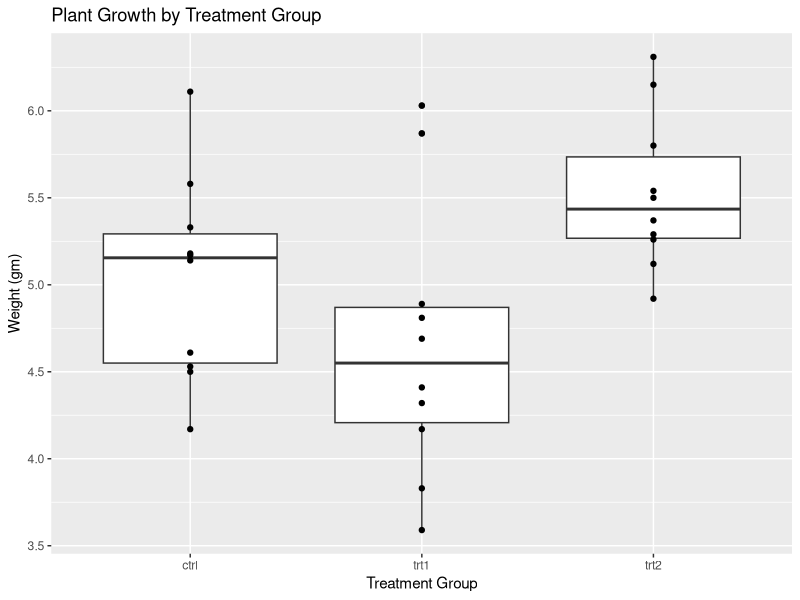
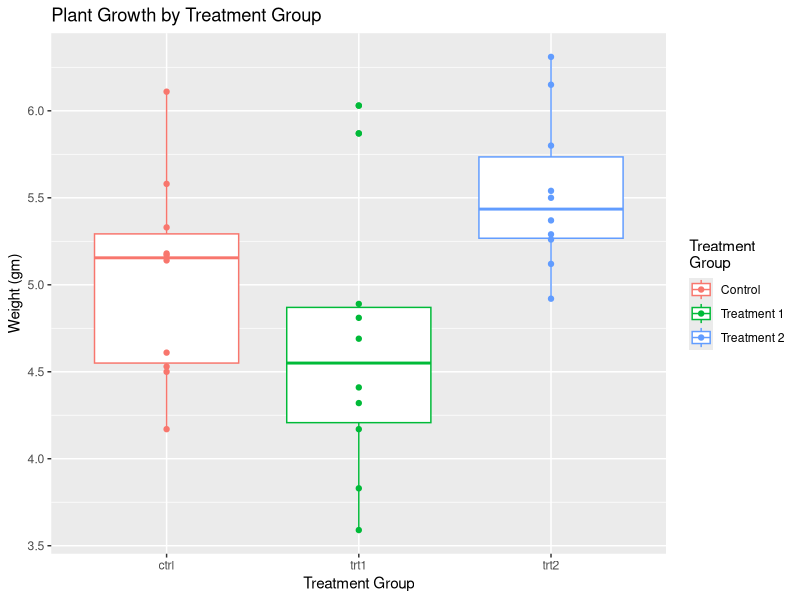
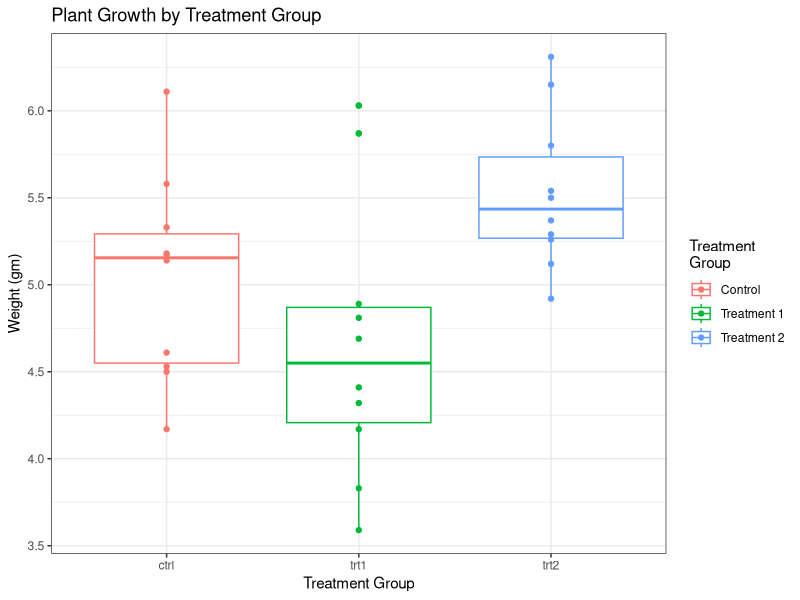
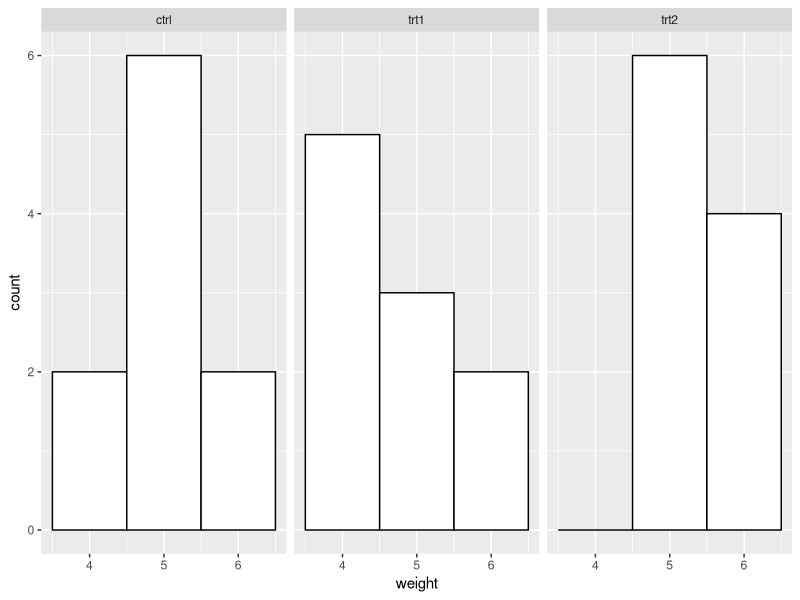

These figures' R source, in order:
## ---- chunk 1
knitr::opts_chunk$set(echo = TRUE)
## ---- chunk 2
library(ggplot2)

ggplot(PlantGrowth, aes(x = group, y = weight)) +
  geom_boxplot() +
  geom_point() +
  labs(title="Plant Growth by Treatment Group", x="Treatment Group", y="Weight (gm)")

## ---- chunk 3
library(ggplot2)

ggplot(PlantGrowth, aes(x = group, y = weight, color = group)) +
  geom_boxplot() +
  geom_point() +
  scale_color_discrete(name = "Treatment\nGroup", labels = c("Control", "Treatment 1", "Treatment 2"))+
  labs(title="Plant Growth by Treatment Group", x="Treatment Group", y="Weight (gm)")

## ---- chunk 4
library(ggplot2)

ggplot(PlantGrowth, aes(x = group, y = weight, color = group)) +
  geom_boxplot() +
  geom_point() +
  scale_color_discrete(name = "Treatment\nGroup", labels = c("Control", "Treatment 1", "Treatment 2")) +
  labs(title="Plant Growth by Treatment Group", x="Treatment Group", y="Weight (gm)") +
theme_bw()
## ---- chunk 5
ggplot(PlantGrowth, aes(x=weight)) +
  geom_histogram(binwidth = 1, color = "black", fill = "white") +
  facet_wrap(~ group, nrow = 1)
  
